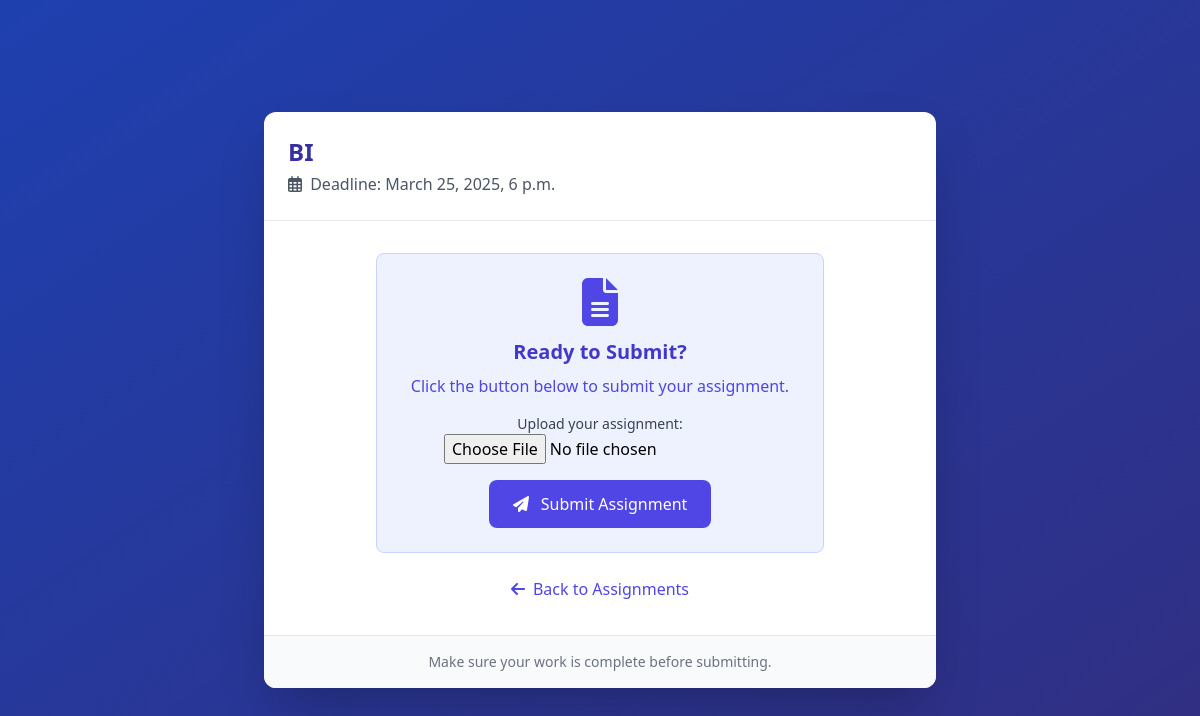
Page /submit/1/ (signed in) on the earlier database version.
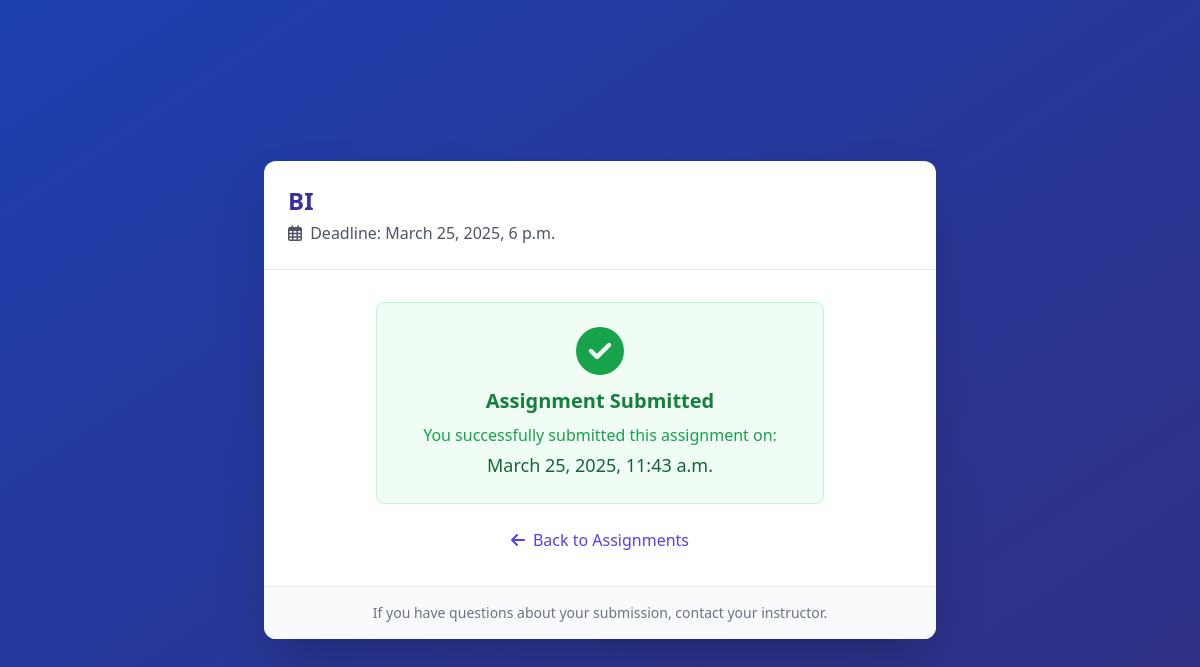
Same page on the later database version.
### submissions/models.py (models this page shows, shortened)
class StudentSubmission(models.Model):
    student = models.ForeignKey(User, on_delete=models.CASCADE)
    assignment = models.ForeignKey(Assignment, on_delete=models.CASCADE)
    submitted_at = models.DateTimeField(null=True, blank=True)
    is_submitted = models.BooleanField(default=False)
    student_attachment = models.FileField(upload_to=assignment_upload_path_student, null=True, blank=True)
    class SubmissionStatus(models.TextChoices):
        NOT_STARTED = 'NS', 'Not Started'
        IN_PROGRESS = 'IP', 'In Progress'
        SUBMITTED_EARLY = 'SE', 'Submitted Early'
        SUBMITTED_ON_TIME = 'ST', 'Submitted On Time'
        LATE_SUBMISSION = 'LS', 'Late Submission'
    status = models.CharField(
        max_length=2,
        choices=SubmissionStatus.choices,
        default=SubmissionStatus.NOT_STARTED
    )
    ai_feedback = models.TextField(blank=True, null=True)

### reminders/views.py (the view)
# urls.py: path("submit/<int:assignment_id>/", submit_assignment, name="submit_assignment"),
@login_required
def submit_assignment(request, assignment_id):
    assignment = get_object_or_404(Assignment, id=assignment_id)
    student = request.user
    submission, created = StudentSubmission.objects.get_or_create(student=student, assignment=assignment)
    if request.method == "POST":
        form = SubmissionForm(request.POST, request.FILES, instance=submission)
        if form.is_valid():
            now = timezone.now()
            submission.submitted_at = now
            submission.is_submitted = True
            if now < assignment.deadline:
                time_difference = (assignment.deadline - now).total_seconds()
                if time_difference > 86400:
                    submission.status = StudentSubmission.SubmissionStatus.SUBMITTED_EARLY
                else:
                    submission.status = StudentSubmission.SubmissionStatus.SUBMITTED_ON_TIME
            else:
                submission.status = StudentSubmission.SubmissionStatus.LATE_SUBMISSION
            form.save()
            messages.success(request, "Assignment submitted successfully!")
            return redirect("assignment_list")
    else:
        form = SubmissionForm(instance=submission)
    return render(request, "submit_assignment.html", {"assignment": assignment, "submission": submission, "form": form})

### submissions/forms.py
class SubmissionForm(forms.ModelForm):
    class Meta:
        model = StudentSubmission
        fields = ['student_attachment']

### reminders/templates/submit_assignment.html (shortened to what this page needs)
{% load static %}
<!DOCTYPE html>
<html lang="en">
<head>
    <script src="https://cdn.tailwindcss.com"></script>
</head>
<body class="bg-gradient-to-br from-blue-800 to-indigo-900 min-h-screen flex items-center justify-center p-4">
    <div class="max-w-2xl w-full bg-white rounded-xl shadow-2xl overflow-hidden">
        <div class="p-6 border-b">
            <h1 class="text-2xl font-bold text-indigo-800">{{ assignment.title }}</h1>
            <p class="text-gray-600 mt-1">
                <i class="far fa-calendar-alt mr-1"></i> Deadline: {{ assignment.deadline }}
            </p>
        </div>
        <div class="p-8 flex flex-col items-center">
            <div class="w-full max-w-md text-center">
                {% if submission and submission.is_submitted %}
                    <div class="bg-green-50 border border-green-200 rounded-lg p-6 mb-6">
                        <div class="text-green-600 text-5xl mb-3">
                            <i class="fas fa-check-circle"></i>
                        </div>
                        <h3 class="text-xl font-semibold text-green-700 mb-2">Assignment Submitted</h3>
                        <p class="text-green-600">
                            You successfully submitted this assignment on:
                        </p>
                        <p class="text-lg font-medium text-green-800 mt-1">
                            {{ submission.submitted_at }}
                        </p>
                    </div>
                {% else %}
                    <div class="bg-indigo-50 border border-indigo-200 rounded-lg p-6 mb-6">
                        <div class="text-indigo-600 text-5xl mb-3">
                            <i class="fas fa-file-alt"></i>
                        </div>
                        <h3 class="text-xl font-semibold text-indigo-700 mb-2">Ready to Submit?</h3>
                        <p class="text-indigo-600 mb-4">
                            Click the button below to submit your assignment.
                        </p>
                        <form method="POST" enctype="multipart/form-data">
                            <div class="mb-4">
                                <label for="file-upload" class="block text-sm font-medium text-gray-700">Upload your assignment:</label>
                                {{ form.student_attachment }}
                            </div>
                            <button type="submit" class="px-6 py-3 bg-indigo-600 hover:bg-indigo-700 text-white font-medium rounded-lg transition">
                                <i class="fas fa-paper-plane mr-2"></i> Submit Assignment
                            </button>
                        </form>
                    </div>
                {% endif %}
                <a href="{% url 'assignment_list' %}" class="inline-flex items-center text-indigo-600 hover:text-indigo-800 font-medium">
                    <i class="fas fa-arrow-left mr-2"></i> Back to Assignments
                </a>
            </div>
        </div>
        <div class="bg-gray-50 p-4 text-center border-t">
            <p class="text-sm text-gray-500">
                {% if submission and submission.is_submitted %}
                    If you have questions about your submission, contact your instructor.
                {% else %}
                    Make sure your work is complete before submitting.
                {% endif %}
            </p>
        </div>
    </div>
</body>
</html>

Differences in the rows shown:
changed StudentSubmission: is_submitted False → True (drawn); submitted_at (not shown) → "March 25, 2025, 11:43 a.m."
Other differences:
text no longer shown: "Ready to Submit? Click the button below to submit your assignment. Upload your assignment: Submit Assignment Make sure your work is complete before submitting."
text now shown: "Assignment Submitted You successfully submitted this assignment on: If you have questions about your submission, contact your instructor."
